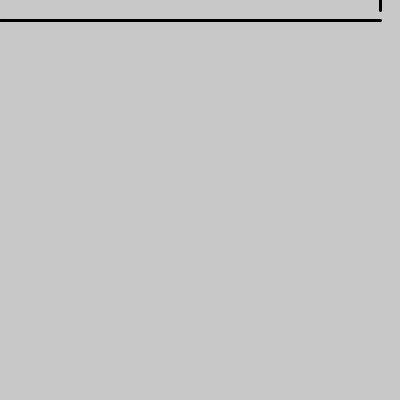
Frame 1 (no input)
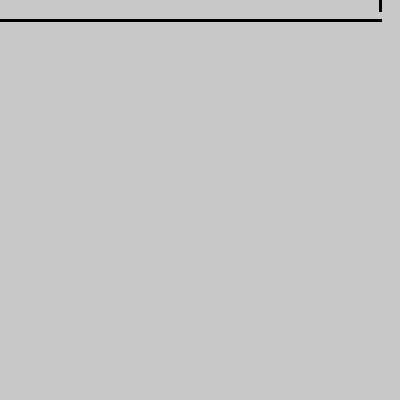
Frame 60 (the mouse pressed at the canvas centre just before this capture)
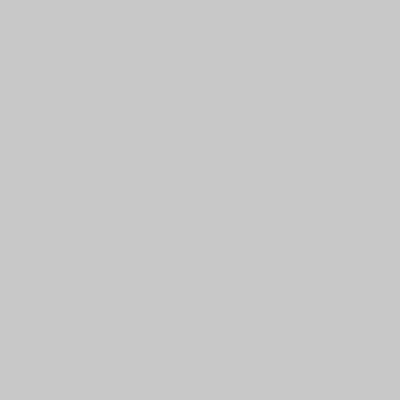
Frame 120 (the mouse held since frame 60 and released just before this capture)

The Processing sketch that drew these frames (run headless with seeded random() and noise(); from frame 60 on, the mouse is pressed at the canvas centre):

// Processing sketch: processing_42375
// ── processing_42375.pde

int largh =380;
int alt=10;


void setup() {
  size(400,400);
  smooth();
  background(200);
  strokeWeight(3);
}

void draw() {
  line(0,20,largh,20);
  line(largh,alt,largh, 0);


if (mousePressed){
  background(200);
  largh= largh-10;
  alt=alt+10;
  
  if (largh < 10) {
    largh=380;
   }

  
  if (alt > 400) {
    alt=10;
   }


}

}
  
